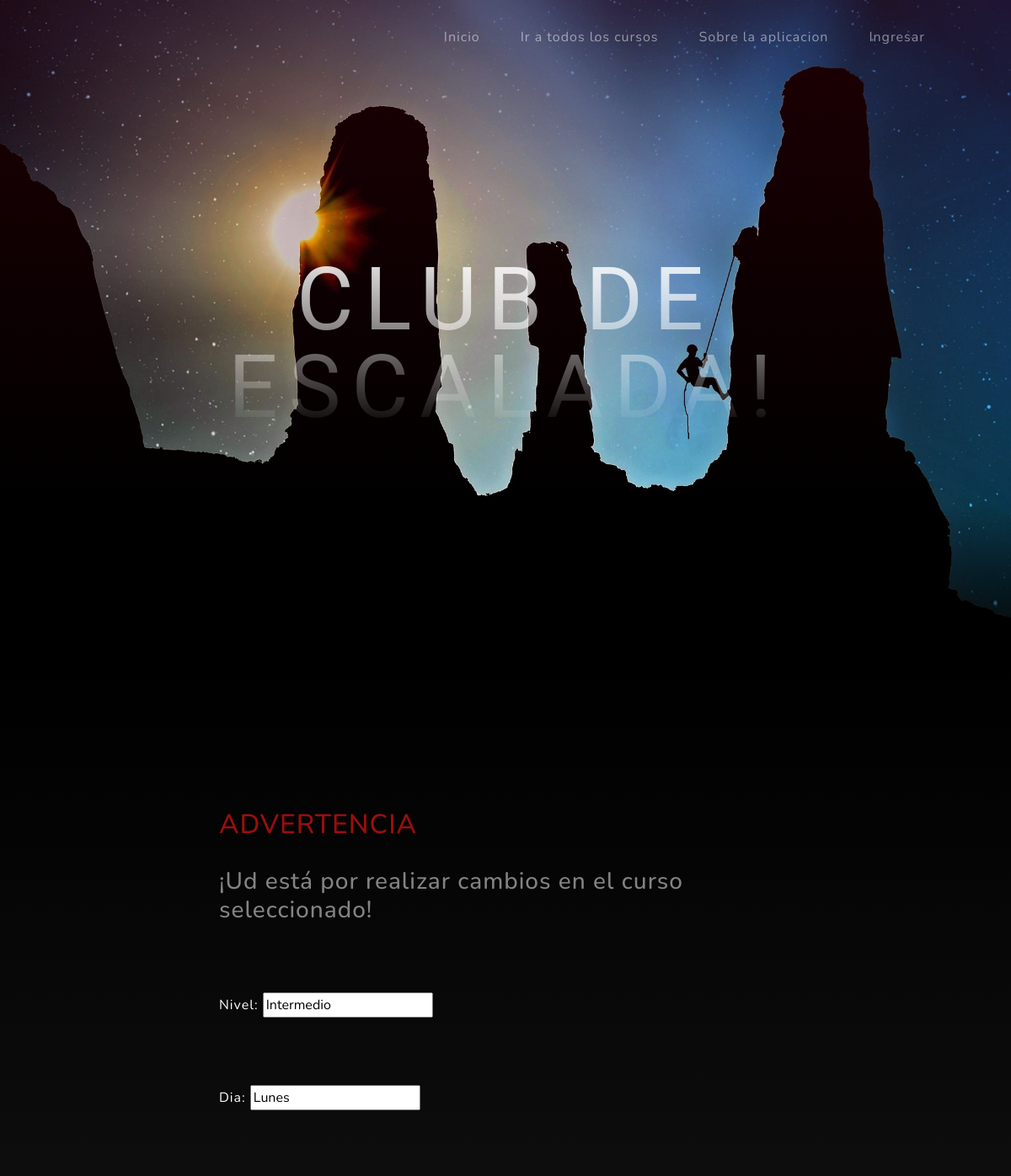
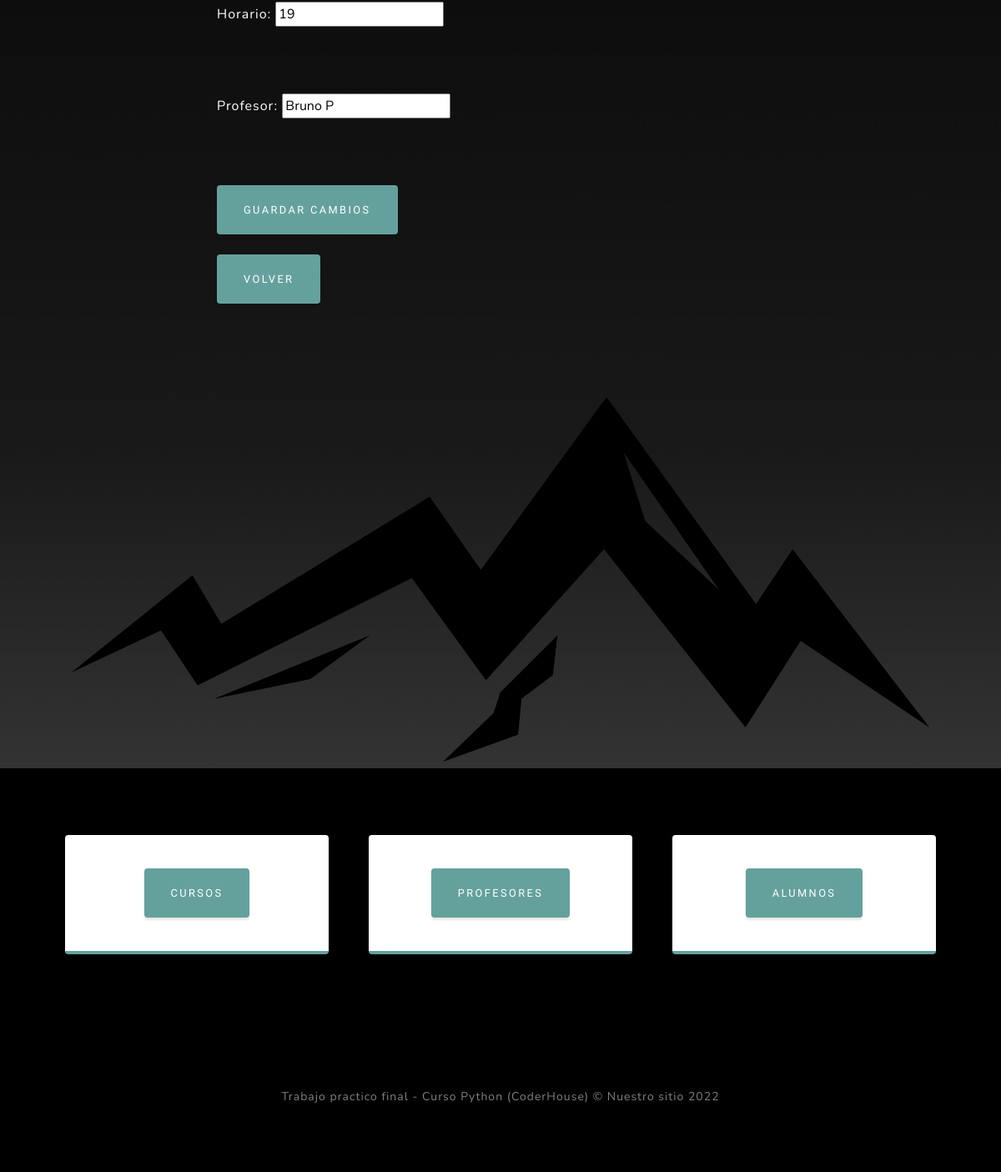
Page /app_1/editarcursos/30 on the committed database (2 pictures, top to bottom).
### app_1/models.py (models this page shows, shortened)
class Cursos(models.Model):
    nivel = models.CharField( max_length=50)
    dias = [
        ('Lunes','Lunes'),
        ('Martes','Martes'),
        ('Miércoles','Miércoles'),
        ('Jueves','Jueves'),
        ('Viernes','Viernes'),
    ]
    dia = models.CharField(max_length=20, choices=dias, default='Lunes')
    horario = models.IntegerField()
    profesor = models.CharField( max_length=50)
    class Meta():
        verbose_name = "Mi Curso"
        verbose_name_plural = "Mis Cursos"
        ordering = ("dia", "horario", "nivel", )

### app_1/views.py (the view)
# urls.py: path('editarcursos/<int:id>',edita_cursos , name = 'EditarCursos'),
def edita_cursos(request, id):
    print("method:",request.method)
    print("request:",request.POST)
    curso = Cursos.objects.get(id=id)
    if request.method == "POST":
        cursoformulario = CursoFormulario(request.POST)
        if cursoformulario.is_valid():
            data = cursoformulario.cleaned_data
            curso.nivel = data["nivel"]
            curso.dia = data["dia"]
            curso.horario = data["horario"]
            curso.profesor = data["profesor"]
        curso.save()
        return render(request,'cursos.html')
    else:
        cursoformulario = CursoFormulario(initial = {
            "nivel": curso.nivel,
            "dia": curso.dia,
            "horario": curso.horario,
            "profesor": curso.profesor,
        })
    return render(request,'editarcursos.html',{'cursoformulario':cursoformulario, 'id':curso.id})

### app_1/forms.py
class CursoFormulario(forms.Form):
    nivel = forms.CharField()
    dia = forms.CharField()
    horario = forms.IntegerField()
    profesor = forms.CharField()

### app_1/templates/editarcursos.html
{% extends 'padre.html' %}
{% load static %}
{% block bloqueQueCambia %}
        <section class="about-section text-left" id="about">
            <div class="container px-4 px-lg-5">
                <div class="row gx-4 gx-lg-5 justify-content-center">
                    <div class="col-lg-8">
                           <h2 style="color: rgb(156, 14, 14)"> ADVERTENCIA </h2><br>
                           <h3 class="text-white-50">¡Ud está por realizar cambios en el curso seleccionado!</h3>
                        <p class="text-white-50">
                            <form class="text-white mb-4" action="{% url 'EditarCursos' id %}" method = "POST"> {% csrf_token %}
                                {{cursoformulario.as_p}}
                                <input class="btn btn-primary" type="submit" value="Guardar cambios">
                            </form>
                            <p><a class="btn btn-primary" href="{% url 'TablaCursos' %}">Volver</a></p>
                        </p>
                    </div>
                </div>
                <br>
                <img class="img-fluid" src="{% static 'assets/img/montaña1.png' %}" alt="..." />
            </div>
</section>
{% endblock bloqueQueCambia %}

### rows in the picture
Cursos: nivel "Intermedio", dia "Lunes", horario "19", profesor "Bruno P"
